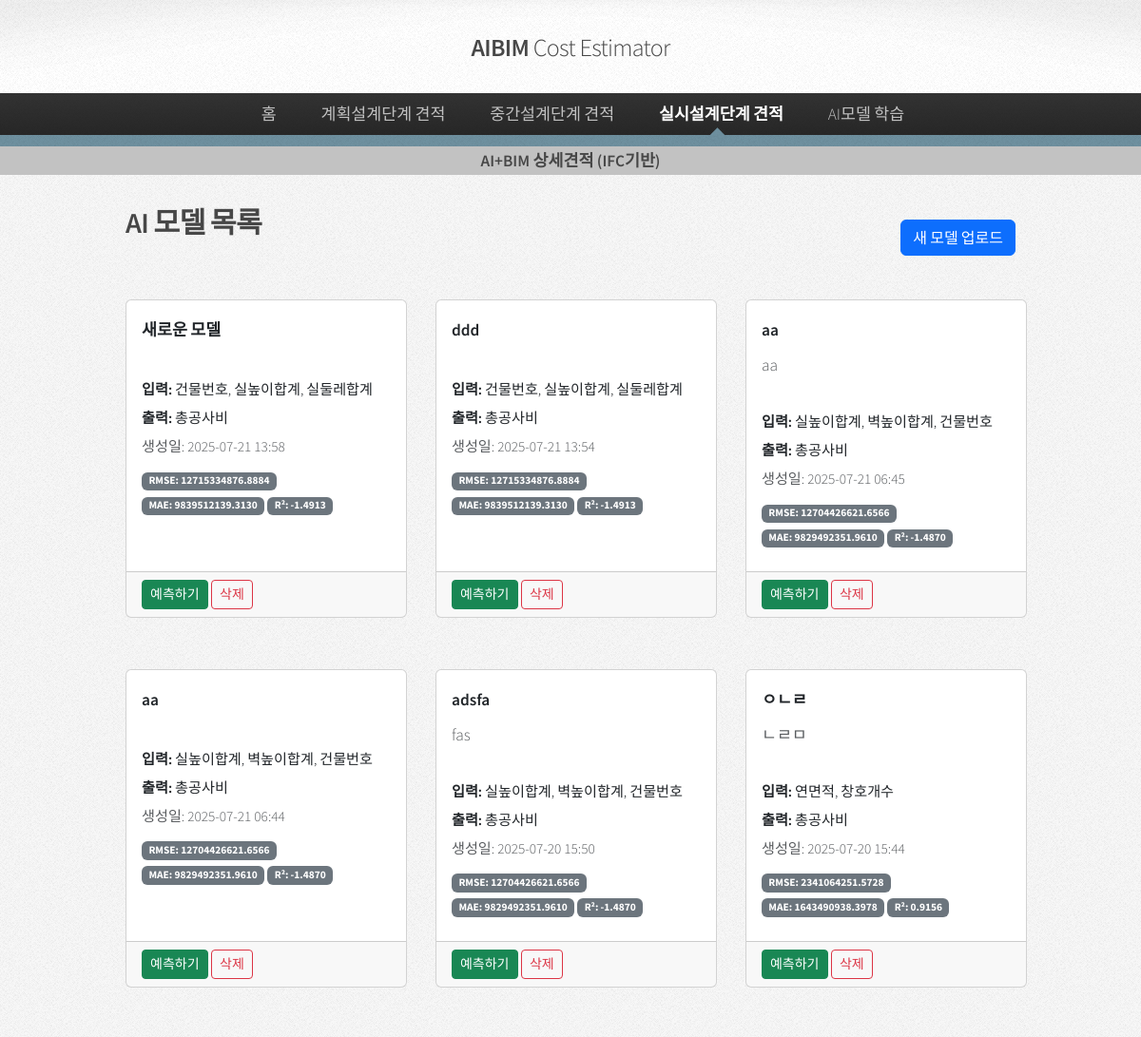
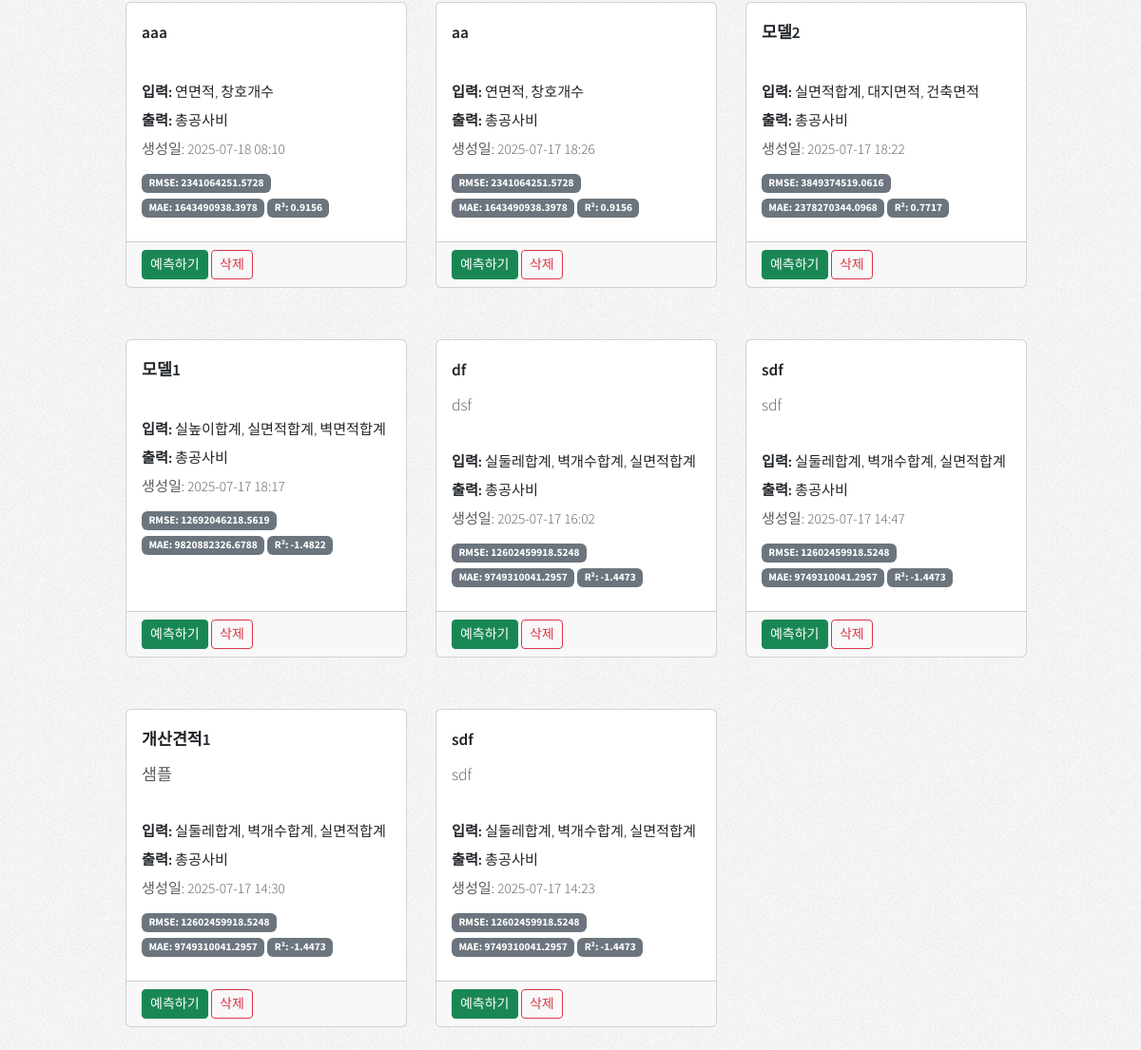
The page /ai_prediction/models/ on the database as committed earlier (2 pictures, top to bottom).
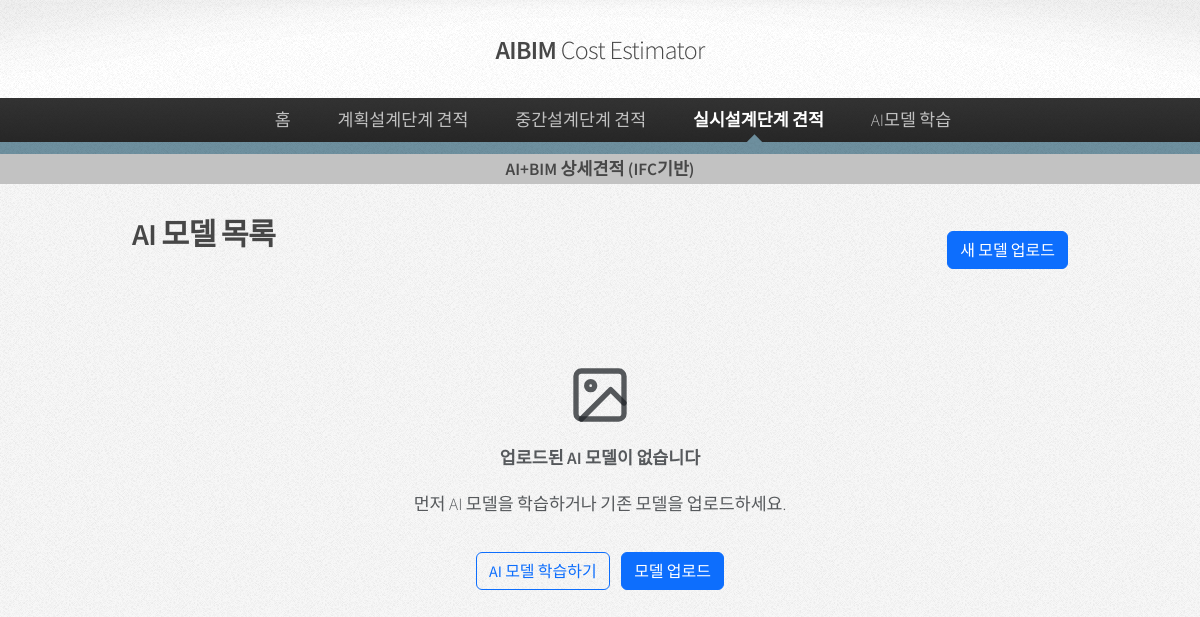
The same page on the database as committed later.
### ai_prediction/models.py (models this page shows, shortened)
class AIModel(models.Model):
    name = models.CharField(max_length=255)
    description = models.TextField(blank=True, null=True)
    model_file = models.FileField(upload_to='ai_models/')
    metadata = models.JSONField(default=dict)  # 메타데이터 저장
    created_at = models.DateTimeField(auto_now_add=True)
    updated_at = models.DateTimeField(auto_now=True)
    rmse = models.FloatField(null=True, blank=True)
    mae = models.FloatField(null=True, blank=True)
    r2_score = models.FloatField(null=True, blank=True)
    @property
    def input_columns(self):
        return self.metadata.get('inputColumns', [])
    @property
    def output_columns(self):
        return self.metadata.get('outputColumns', [])

### ai_prediction/views.py (the view)
# urls.py: path('models/', views.model_list, name='model_list'),
def model_list(request):
    models = AIModel.objects.all().order_by('-created_at')
    return render(request, 'ai_prediction/model_list.html', {'models': models})

### templates/ai_prediction/model_list.html (shortened to what this page needs)
{% load static %}
<!DOCTYPE html>
<html>
  <head>
    <link
      rel="stylesheet"
      href="https://cdn.jsdelivr.net/npm/bootstrap@5.3.3/dist/css/bootstrap.min.css"
    />
    <link rel="stylesheet" href="{% static 'css/main.css'%}" />
  </head>
  <body class="is-preload">
    <div id="page-wrapper">
      <div id="header">
        <h1>
          <a href="/" id="logo">AIBIM <em>Cost Estimator</em></a>
        </h1>
        <nav id="nav">
          <ul>
            <li><a href="/">홈</a></li>
            <li>
              <a href="#">계획설계단계 견적</a>
            </li>
            <li>
              <a href="#">중간설계단계 견적</a>
            </li>
            <li class="current">
              <a href="#">실시설계단계 견적</a>
            </li>
            <li>
              <a href="/ai_learning">AI모델 학습</a>
            </li>
          </ul>
        </nav>
      </div>
      <div id="nav_sub">
        <h6 class="text-center">
          <b>AI+BIM 상세견적</b> <span>(IFC기반)</span>
        </h6>
      </div>
    </div>
    <div class="container mt-4">
      <div class="d-flex justify-content-between align-items-center mb-4">
        <h2>AI 모델 목록</h2>
        <a href="{% url 'ai_prediction:model_upload' %}" class="btn btn-primary"
          >새 모델 업로드</a
        >
      </div>
      {% if models %}
      <div class="row">
        {% for model in models %}
        <div class="col-md-6 col-lg-4 mb-4">
          <div class="card h-100">
            <div class="card-body">
              <h5 class="card-title">{{ model.name }}</h5>
              <p class="card-text text-muted">
                {{ model.description|truncatewords:15 }}
              </p>
              <div class="small mb-2">
                <div class="mb-1">
                  <strong>입력:</strong> {{ model.input_columns|join:", " }}
                </div>
                <div class="mb-1">
                  <strong>출력:</strong> {{ model.output_columns|join:", " }}
                </div>
                <div class="text-muted">
                  생성일: {{ model.created_at|date:"Y-m-d H:i" }}
                </div>
              </div>
              {% if model.rmse %}
              <div class="small mb-2">
                <div class="badge bg-secondary">
                  RMSE: {{ model.rmse|floatformat:4 }}
                </div>
                <div class="badge bg-secondary">
                  MAE: {{ model.mae|floatformat:4 }}
                </div>
                <div class="badge bg-secondary">
                  R²: {{ model.r2_score|floatformat:4 }}
                </div>
              </div>
              {% endif %}
            </div>
            <div class="card-footer">
              <a
                href="{% url 'ai_prediction:prediction_page' model.id %}"
                class="btn btn-success btn-sm"
                >예측하기</a
              >
              <button
                class="btn btn-outline-danger btn-sm"
                onclick="deleteModel({{ model.id }})"
              >
                삭제
              </button>
            </div>
          </div>
        </div>
        {% endfor %}
      </div>
      {% else %}
      <div class="text-center py-5">
        <div class="mb-3">
          <svg
            width="64"
            height="64"
            viewBox="0 0 24 24"
            fill="none"
            stroke="currentColor"
            stroke-width="2"
            stroke-linecap="round"
            stroke-linejoin="round"
            class="text-muted"
          >
            <rect x="3" y="3" width="18" height="18" rx="2" />
            <circle cx="8.5" cy="8.5" r="1.5" />
            <path d="M21 15l-5-5L5 21" />
          </svg>
        </div>
        <h5 class="text-muted">업로드된 AI 모델이 없습니다</h5>
        <p class="text-muted">
          먼저 AI 모델을 학습하거나 기존 모델을 업로드하세요.
        </p>
        <div class="mt-3">
          <a href="/ai_learning" class="btn btn-outline-primary me-2"
            >AI 모델 학습하기</a
          >
          <a
            href="{% url 'ai_prediction:model_upload' %}"
            class="btn btn-primary"
            >모델 업로드</a
          >
        </div>
      </div>
      {% endif %}
    </div>
  </body>
</html>

Rows that differ between the two databases and show on the page:
removed AIModel: name "새로운 모델", input_columns "건물번호, 실높이합계, 실둘레합계", output_columns "총공사비", created_at "2025-07-21 13:58", rmse "12715334876.8884", mae "9839512139.3130", r2_score "-1.4913"
removed AIModel: name "ddd", input_columns "건물번호, 실높이합계, 실둘레합계", output_columns "총공사비", created_at "2025-07-21 13:54", rmse "12715334876.8884", mae "9839512139.3130", r2_score "-1.4913"
removed AIModel: name "aa", description "aa", input_columns "실높이합계, 벽높이합계, 건물번호", output_columns "총공사비", created_at "2025-07-21 06:45", rmse "12704426621.6566", mae "9829492351.9610", r2_score "-1.4870"
removed AIModel: name "aa", input_columns "실높이합계, 벽높이합계, 건물번호", output_columns "총공사비", created_at "2025-07-21 06:44", rmse "12704426621.6566", mae "9829492351.9610", r2_score "-1.4870"
removed AIModel: name "adsfa", description "fas", input_columns "실높이합계, 벽높이합계, 건물번호", output_columns "총공사비", created_at "2025-07-20 15:50", rmse "12704426621.6566", mae "9829492351.9610", r2_score "-1.4870"
removed AIModel: name "ㅇㄴㄹ", description "ㄴㄹㅁ", input_columns "연면적, 창호개수", output_columns "총공사비", created_at "2025-07-20 15:44", rmse "2341064251.5728", mae "1643490938.3978", r2_score "0.9156"
removed AIModel: name "aaa", input_columns "연면적, 창호개수", output_columns "총공사비", created_at "2025-07-18 08:10", rmse "2341064251.5728", mae "1643490938.3978", r2_score "0.9156"
removed AIModel: name "aa", input_columns "연면적, 창호개수", output_columns "총공사비", created_at "2025-07-17 18:26", rmse "2341064251.5728", mae "1643490938.3978", r2_score "0.9156"
removed AIModel: name "모델2", input_columns "실면적합계, 대지면적, 건축면적", output_columns "총공사비", created_at "2025-07-17 18:22", rmse "3849374519.0616", mae "2378270344.0968", r2_score "0.7717"
removed AIModel: name "모델1", input_columns "실높이합계, 실면적합계, 벽면적합계", output_columns "총공사비", created_at "2025-07-17 18:17", rmse "12692046218.5619", mae "9820882326.6788", r2_score "-1.4822"
removed AIModel: name "df", description "dsf", input_columns "실둘레합계, 벽개수합계, 실면적합계", output_columns "총공사비", created_at "2025-07-17 16:02", rmse "12602459918.5248", mae "9749310041.2957", r2_score "-1.4473"
removed AIModel: name "sdf", description "sdf", input_columns "실둘레합계, 벽개수합계, 실면적합계", output_columns "총공사비", created_at "2025-07-17 14:47", rmse "12602459918.5248", mae "9749310041.2957", r2_score "-1.4473"
removed AIModel: name "개산견적1", description "샘플", input_columns "실둘레합계, 벽개수합계, 실면적합계", output_columns "총공사비", created_at "2025-07-17 14:30", rmse "12602459918.5248", mae "9749310041.2957", r2_score "-1.4473"
removed AIModel: name "sdf", description "sdf", input_columns "실둘레합계, 벽개수합계, 실면적합계", output_columns "총공사비", created_at "2025-07-17 14:23", rmse "12602459918.5248", mae "9749310041.2957", r2_score "-1.4473"
Other text that changed with them:
text now shown: "업로드된 AI 모델이 없습니다 먼저 AI 모델을 학습하거나 기존 모델을 업로드하세요. AI 모델 학습하기 모델 업로드"
